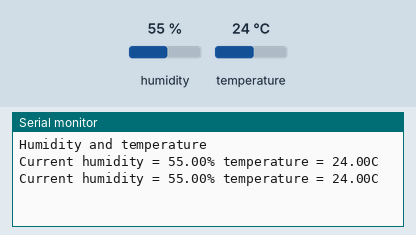
Recording of a sketch running on a simulated Arduino Uno, built with avr-gcc and run on an emulated ATmega328P. Shown: the last lines printed to the serial monitor. The test bench sets the inputs (shaded band); at power-on: humidity 55 %, temperature 24 °C.

Above: at 2.2 s.
2.3 s: humidity set to 22 %
At 3.6 s:
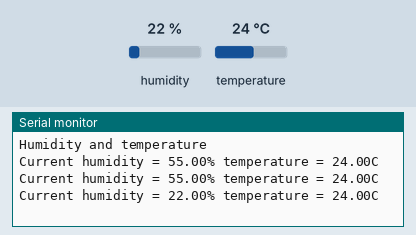
3.8 s: temperature set to 12 °C
At 4.9 s:
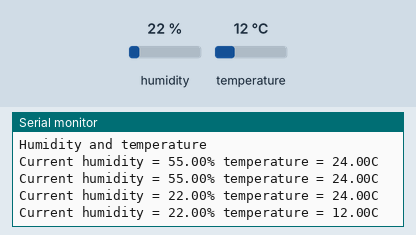
5.3 s: humidity set to 40 %
At 7.0 s:
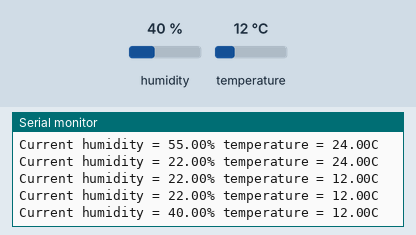
Timing chart, 0 to 8.5 s (numbered marks = the images above; inputs shaded):
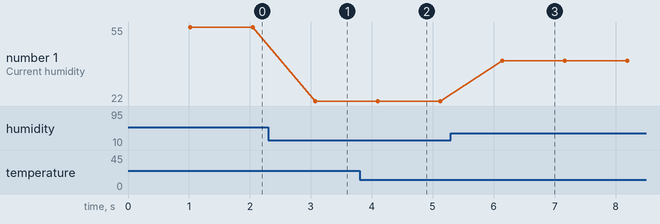

The sketch:

DHT11.ino
```cpp
#include <dht.h>

#define dht_dpin A3
dht DHT;

void setup()
{
  Serial.begin(9600);
  delay(300);//Let system settle
  Serial.println("Humidity and temperature\n\n");
  delay(700);//Wait rest of 1000ms recommended delay before
  //accessing sensor
}

void loop()
{
  DHT.read11(dht_dpin);

  Serial.print("Current humidity = ");
  Serial.print(DHT.humidity);
  Serial.print("% ");
  Serial.print("temperature = ");
  Serial.print(DHT.temperature);
  Serial.println("C ");
  delay(1000);
}
```

Measured:
- after the input at 2.3 s, the serial monitor: prints a new line after 0.77 s (image 1)
- after the input at 3.8 s, the serial monitor: prints a new line after 0.30 s (image 2)
- after the input at 5.3 s, the serial monitor: prints a new line after 0.85 s (image 3)
- plotted number 1: 55 → 22 after the input at 2.3 s, 22 → 40 after the input at 5.3 s
